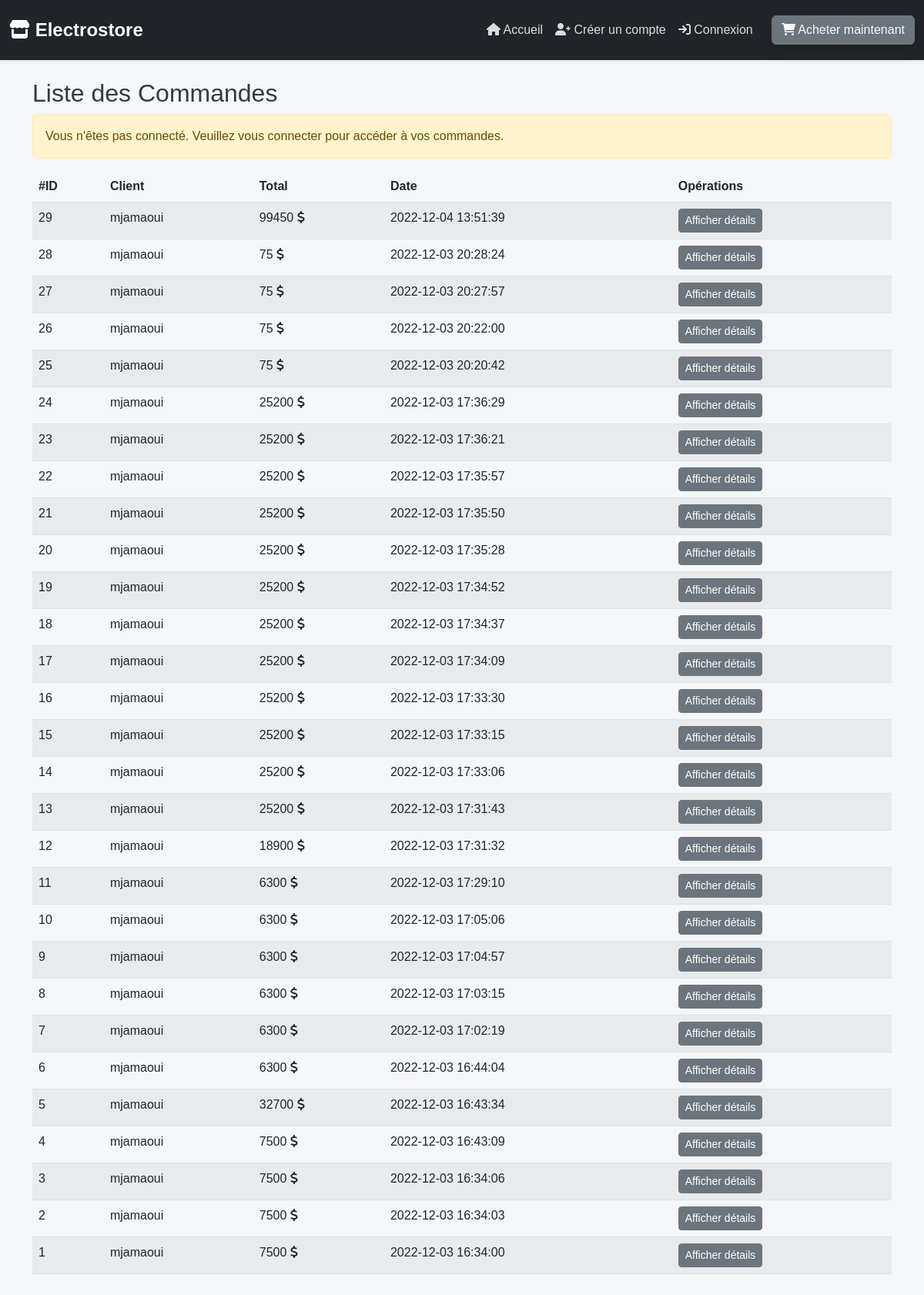
Screenshot of /commandes.php with the database file from the repository.
### tables this page shows
CREATE TABLE `commande` (
  `id` int(11) NOT NULL,
  `id_client` int(11) NOT NULL,
  `total` decimal(10,0) NOT NULL,
  `valide` int(11) NOT NULL DEFAULT 0,
  `date_creation` datetime NOT NULL DEFAULT current_timestamp()
);

CREATE TABLE `utilisateur` (
  `id` int(11) NOT NULL,
  `login` varchar(100) NOT NULL,
  `password` varchar(150) NOT NULL,
  `date_creation` date NOT NULL
);

### commandes.php (the view, shortened to what this page needs)
<!doctype html>
<html lang="en">
<head>
    <?php include 'include/head.php'; ?>
</head>
<body>
    <?php include 'include/nav.php'; ?>
    <div class="container py-4">
        <h2>Liste des Commandes</h2>
        <?php if ($connecte) : ?>
            <div class="alert alert-info">
                Bonjour, <?= $_SESSION['utilisateur']['login'] ?> ! Vous êtes connecté <?= $isAdmin ? '(Administrateur)' : '(Client)' ?>.
            </div>
        <?php else : ?>
            <div class="alert alert-warning">
                Vous n'êtes pas connecté. Veuillez vous connecter pour accéder à vos commandes.
            </div>
        <?php endif; ?>
        <table class="table table-striped table-hover">
            <thead>
                <tr>
                    <th>#ID</th>
                    <th>Client</th>
                    <th>Total</th>
                    <th>Date</th>
                    <th>Opérations</th>
                </tr>
            </thead>
            <tbody>
                <?php
                require_once 'include/database.php';
                $commandes = $pdo->query('SELECT commande.*, utilisateur.login as "login" FROM commande
                                          INNER JOIN utilisateur ON commande.id_client = utilisateur.id
                                          ORDER BY commande.date_creation DESC')->fetchAll(PDO::FETCH_ASSOC);
                foreach ($commandes as $commande) :
                ?>
                    <tr>
                        <td><?= $commande['id'] ?></td>
                        <td><?= $commande['login'] ?></td>
                        <td><?= $commande['total'] ?> <i class="fa fa-solid fa-dollar"></i></td>
                        <td><?= $commande['date_creation'] ?></td>
                        <td>
                            <a class="btn btn-primary btn-sm" href="commande.php?id=<?= $commande['id'] ?>">Afficher détails</a>
                        </td>
                    </tr>
                <?php endforeach; ?>
            </tbody>
        </table>
    </div>
</body>
</html>

### include/nav.php (style rules this page uses)
body { font-family: 'Arial', sans-serif; background-color: #f4f6f9; color: #333; }
.container { padding-top: 60px; padding-bottom: 60px; }
h1, h2, h3 { color: #343a40; }
.btn-primary { background-color: #6c757d; border-color: #6c757d; }

### rows the page displays
commande: id "29", utilisateur.login "mjamaoui", total "99450", date_creation "2022-12-04 13:51:39"
commande: id "28", utilisateur.login "mjamaoui", total "75", date_creation "2022-12-03 20:28:24"
commande: id "27", utilisateur.login "mjamaoui", total "75", date_creation "2022-12-03 20:27:57"
commande: id "26", utilisateur.login "mjamaoui", total "75", date_creation "2022-12-03 20:22:00"
commande: id "25", utilisateur.login "mjamaoui", total "75", date_creation "2022-12-03 20:20:42"
commande: id "24", utilisateur.login "mjamaoui", total "25200", date_creation "2022-12-03 17:36:29"
commande: id "23", utilisateur.login "mjamaoui", total "25200", date_creation "2022-12-03 17:36:21"
commande: id "22", utilisateur.login "mjamaoui", total "25200", date_creation "2022-12-03 17:35:57"
commande: id "21", utilisateur.login "mjamaoui", total "25200", date_creation "2022-12-03 17:35:50"
commande: id "20", utilisateur.login "mjamaoui", total "25200", date_creation "2022-12-03 17:35:28"
commande: id "19", utilisateur.login "mjamaoui", total "25200", date_creation "2022-12-03 17:34:52"
commande: id "18", utilisateur.login "mjamaoui", total "25200", date_creation "2022-12-03 17:34:37"
commande: id "17", utilisateur.login "mjamaoui", total "25200", date_creation "2022-12-03 17:34:09"
commande: id "16", utilisateur.login "mjamaoui", total "25200", date_creation "2022-12-03 17:33:30"
commande: id "15", utilisateur.login "mjamaoui", total "25200", date_creation "2022-12-03 17:33:15"
commande: id "14", utilisateur.login "mjamaoui", total "25200", date_creation "2022-12-03 17:33:06"
commande: id "13", utilisateur.login "mjamaoui", total "25200", date_creation "2022-12-03 17:31:43"
commande: id "12", utilisateur.login "mjamaoui", total "18900", date_creation "2022-12-03 17:31:32"
commande: id "11", utilisateur.login "mjamaoui", total "6300", date_creation "2022-12-03 17:29:10"
commande: id "10", utilisateur.login "mjamaoui", total "6300", date_creation "2022-12-03 17:05:06"
commande: id "9", utilisateur.login "mjamaoui", total "6300", date_creation "2022-12-03 17:04:57"
commande: id "8", utilisateur.login "mjamaoui", total "6300", date_creation "2022-12-03 17:03:15"
commande: id "7", utilisateur.login "mjamaoui", total "6300", date_creation "2022-12-03 17:02:19"
commande: id "6", utilisateur.login "mjamaoui", total "6300", date_creation "2022-12-03 16:44:04"
commande: id "5", utilisateur.login "mjamaoui", total "32700", date_creation "2022-12-03 16:43:34"
commande: id "4", utilisateur.login "mjamaoui", total "7500", date_creation "2022-12-03 16:43:09"
commande: id "3", utilisateur.login "mjamaoui", total "7500", date_creation "2022-12-03 16:34:06"
commande: id "2", utilisateur.login "mjamaoui", total "7500", date_creation "2022-12-03 16:34:03"
commande: id "1", utilisateur.login "mjamaoui", total "7500", date_creation "2022-12-03 16:34:00"
